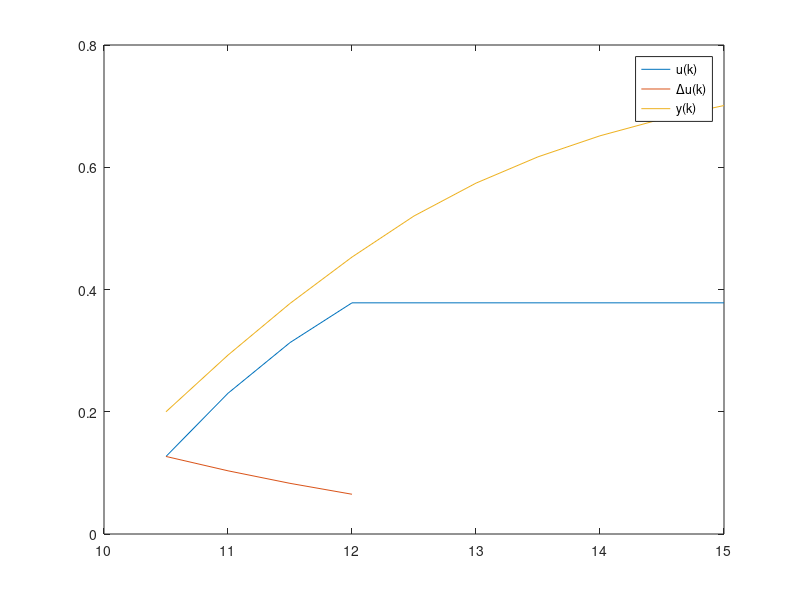

Write MATLAB code to recreate this figure.
clearvars;
%% Example 1
Am=[[1,1];[0,1]];
Bm=[0.5,1]';
Cm=[1,0];
n=2;
Om=[0,0];
A=[[Am,Om'];[Cm*Am,1]];
B=[Bm;Cm*Bm];
C=[Om,1];
lambda=eig(A);

%% Example 2
a=0.8;b=0.1;c=1;Np=10;Nc=4;
Am=a;
Bm=b;
Cm=1.0;
Om=0;
% state space with integral control
A=[[Am,Om'];[Cm*Am,1]];
B=[Bm;Cm*Bm];
C=[Om,1];

%fill up F
F=[];
Phi=[];
for N=1:Np
    F=[F;C*(A^N)];
end

for Nu=1:Nc
    vaux=[];
    for N=1:Np
        if N-Nu>=0
            delta=1;
        else
            delta=0;
        end
        vaux=[vaux;C*(A^(N-Nu))*B*delta];
    end
    Phi=[Phi;vaux];
end
Phi=reshape(Phi,Np,Nc);
rki=1;
%first case
Rs=ones(Np,1)*rki;
R=0*eye(Nc);
xki=[0.1,0.2]';
DU=(Phi'*Phi+R)\Phi'*(Rs-F*xki);

%second case
Rs=ones(Np,1)*rki;
R=10*eye(Nc);
xki=[0.1,0.2]';
DU=(Phi'*Phi+R)\Phi'*(Rs-F*xki);

%plot second example
x=zeros(2,Np);
y=zeros(1,Np);
u=zeros(1,Np);
x(:,1)=xki;
for k=1:Np
    if k<=Nc
        x(:,k+1)=A*x(:,k)+B*DU(k);
        if k>1
            u(k)=DU(k)+u(k-1);
        else
            u(k)=DU(k);         
        end        
    else
        x(:,k+1)=A*x(:,k)+B*0;
        u(k)=u(k-1);
    end
 y(k)=C*x(:,k);
end
figure
plot(u)
hold on 
plot(DU)
hold on
plot(y)
legend('u(k)','\Deltau(k)','y(k)');
xticklabels({'10','11','12','13','14','15','16','17','18','19'})
